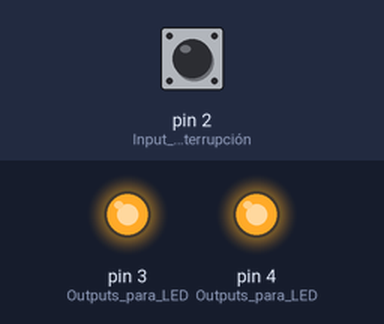
The sketch below on a simulated Arduino Uno, built with avr-gcc and run on an emulated ATmega328P. On the bench: output pins drawn as LEDs (lit = HIGH). The inputs (shaded band) are chosen by the test bench; at power-on: pin 2 (Input_de_la_interrupción) HIGH. What the sketch prints to the serial monitor is not drawn.

Above: at 1.2 s.
1.3 s: pin 2 (Input_de_la_interrupción) pulled LOW for 0.15 s
At 1.9 s:
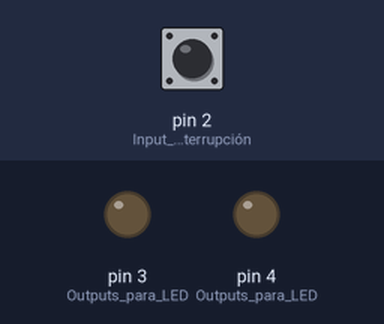
2.9 s: pin 2 (Input_de_la_interrupción) pulled LOW for 1 s
At 4.3 s:
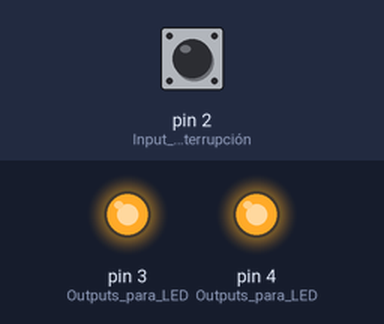
5.4 s: pin 2 (Input_de_la_interrupción) pulled LOW for 3.2 s
At 9.0 s:
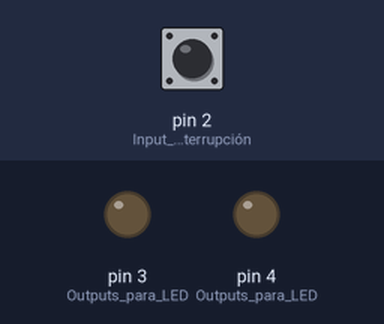
Timing chart, 0 to 10.5 s (numbered marks = the images above; inputs shaded):
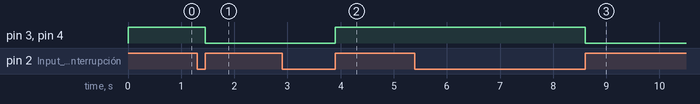

The sketch:

Test.ino
```cpp
// Rafael de Jesús Anguiano Suárez del Real
// 6to Semestre
// 22/03/2021
// Interrupción Simple
int contador = 0;   //Contador

void setup()
{
    pinMode(4, OUTPUT); // Outputs para LED
    pinMode(3, OUTPUT); // Outputs para LED
    pinMode(2, INPUT_PULLUP);   //Input de la interrupción
    attachInterrupt(digitalPinToInterrupt(2),BOTON,RISING); // Interrupción y acción
    Serial.begin(9600);
    // CHANGE (Subida y bajada)
    // RISING (Subida)
    // DROP (Bajada)
}

void loop()
{
    Serial.println(contador);   //Imprimo el contador en Serial Monitor
    if(contador %2 == 0){   //Cada que es Par Enciendo LEDs
        digitalWrite(3, HIGH);
        digitalWrite(4, HIGH);
    }
    if(contador %2 == 1){   //Cada que es Par Apago LEDs
        digitalWrite(3, LOW);
        digitalWrite(4, LOW);
    }
}

void BOTON(){   //Esta es nu ISR
    contador++;
}
```

Measured:
- after the input at 1.3 s, pin 3 (Outputs_para_LED), pin 4 (Outputs_para_LED): HIGH → LOW after 0.15 s
- after the input at 2.9 s, pin 3 (Outputs_para_LED), pin 4 (Outputs_para_LED): LOW → HIGH after 1.0 s
- after the input at 5.4 s, pin 3 (Outputs_para_LED), pin 4 (Outputs_para_LED): HIGH → LOW after 3.2 s
